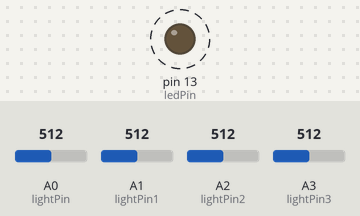
The sketch below on a simulated Arduino Uno, built with avr-gcc and run on an emulated ATmega328P. Shown: output pins drawn as LEDs (lit = HIGH). Dashed ring = blinking. Inputs (shaded band) come from the test bench; at power-on: A0 (lightPin) = 512, A1 (lightPin1) = 512, A2 (lightPin2) = 512, A3 (lightPin3) = 512. What the sketch prints to the serial monitor is not drawn.

Above: at 1.2 s.
1.3 s: A0 (lightPin) set to 109
4.3 s: A0 (lightPin) set to 95
Timing chart, 0 to 13.3 s (numbered marks = the images above; inputs shaded):
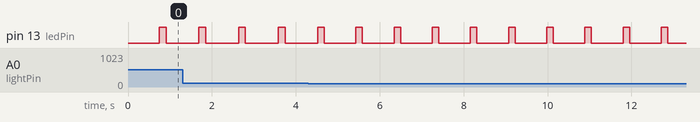

The sketch:

phototest.ino
```cpp
/* Simple test of the functionality of the photo resistor

Connect the photoresistor one leg to pin 0, and pin to +5V
Connect a resistor (around 10k is a good value, higher
values gives higher readings) from pin 0 to GND. (see appendix of arduino notebook page 37 for schematics).

----------------------------------------------------

           PhotoR     10K
 +5    o---/\/\/--.--/\/\/---o GND
                  |
 Pin 0 o-----------

----------------------------------------------------
*/

int lightPin = 0;
int lightPin1 = 1;
int lightPin2 = 2;
int lightPin3 = 3;
int ledPin = 13;
int ledBlinkCount = 0;

void setup()
{
    Serial.begin(9600);
    pinMode(ledPin, OUTPUT);
}

void loop()
{
    Serial.print("A,B,C: ");
    Serial.print(analogRead(lightPin));
    Serial.print(" ");
    Serial.print(analogRead(lightPin1));
    Serial.print(" ");
    Serial.println(analogRead(lightPin2));
    Serial.print(" ");
    Serial.println(analogRead(lightPin3));

    ledBlinkCount+=10;
    if(ledBlinkCount<300)
      digitalWrite(ledPin,LOW);
    if(ledBlinkCount>=300)
    {
      digitalWrite(ledPin, HIGH);
      if(ledBlinkCount>=350)
        ledBlinkCount=0;
    }

    delay(10);
}
```

Measured:
- by itself, pin 13 (ledPin): alternates HIGH for 0.16 s and LOW for 0.75 s
